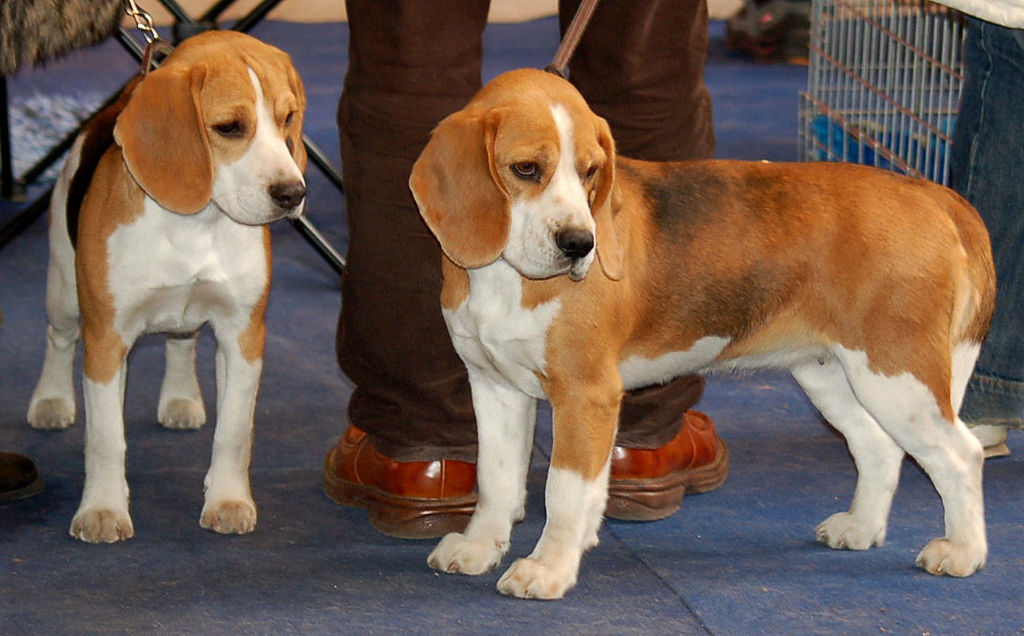
#> input picture object_detection/test_images/image1.jpg, 1024 x 636 px, given in place of IntersectionCarVideoIII.ASF, which was not available
$ python background_sub.py
#> lines starting #> are read from the running program, lines starting #| are printed output that depends on the picture; pictures that were not available may be replaced by others from this repository, and a replacement may not be noted
import numpy as np
import cv2


class BackGroundSubtractor:
	# When constructing background subtractor, we
	# take in two arguments:
	# 1) alpha: The background learning factor, its value should
	# be between 0 and 1. The higher the value, the more quickly
	# your program learns the changes in the background. Therefore,
	# for a static background use a lower value, like 0.001. But if
	# your background has moving trees and stuff, use a higher value,
	# maybe start with 0.01.
	# 2) firstFrame: This is the first frame from the video/webcam.
	def __init__(self,alpha,firstFrame):
		self.alpha  = alpha
		self.backGroundModel = firstFrame

	def getForeground(self,frame):
		# apply the background averaging formula:
		# NEW_BACKGROUND = CURRENT_FRAME * ALPHA + OLD_BACKGROUND * (1 - APLHA)
		self.backGroundModel =  frame * self.alpha + self.backGroundModel * (1 - self.alpha)

		# after the previous operation, the dtype of
		# self.backGroundModel will be changed to a float type
		# therefore we do not pass it to cv2.absdiff directly,
		# instead we acquire a copy of it in the uint8 dtype
		# and pass that to absdiff.

		return cv2.absdiff(self.backGroundModel.astype(np.uint8),frame)
video_path = "data/IntersectionCarVideoIII.ASF"
cam = cv2.VideoCapture(video_path)

# Just a simple function to perform
# some filtering before any further processing.
def denoise(frame):
    frame = cv2.medianBlur(frame,5)
    frame = cv2.GaussianBlur(frame,(5,5),0)

    return frame

ret,frame = cam.read()
#> frame is the input picture: shape (636, 1024, 3); mean B, G, R 81.9, 93.2, 112
if ret is True:
	backSubtractor = BackGroundSubtractor(0.35,frame)
	run = True
else:
	run = False

while(run):
	# Read a frame from the camera
	ret,frame = cam.read()

	# If the frame was properly read.
	if ret is True:
		# Show the filtered image
		cv2.imshow('input',denoise(frame))

		# get the foreground
		foreGround = backSubtractor.getForeground(denoise(frame))
#> in getForeground, `return cv2.absdiff(self.backGroundModel.astype(np.uint8),frame)`:
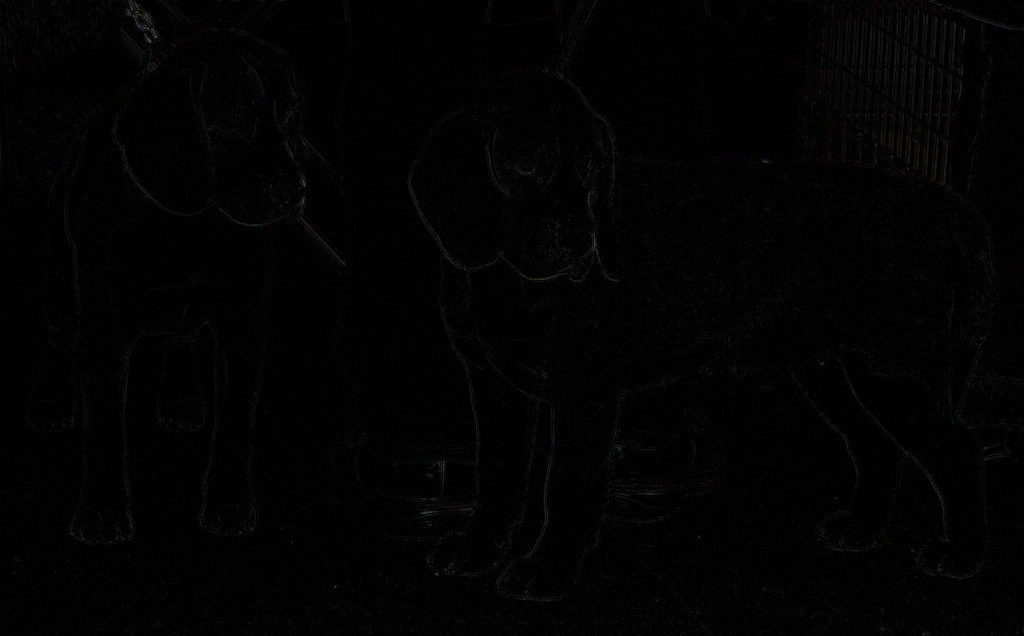
#> returned value: shape (636, 1024, 3); mean of channels 0, 1, 2 2.4, 2.3, 2.5; drawn as B, G, R

		# Apply thresholding on the background and display the resulting mask
		ret, mask = cv2.threshold(foreGround, 15, 255, cv2.THRESH_BINARY)
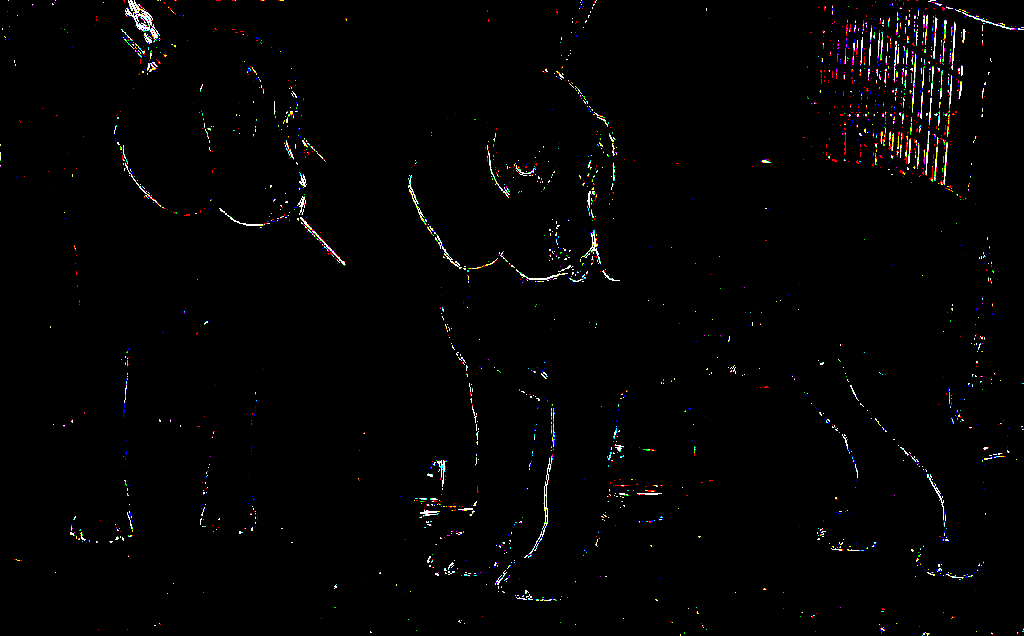
#> mask: shape (636, 1024, 3); mean B, G, R 3.1, 3.1, 3.5

		# Note: The mask is displayed as a RGB image, you can
		# display a grayscale image by converting 'foreGround' to
		# a grayscale before applying the threshold.
		cv2.imshow('mask',mask)

		key = cv2.waitKey(10) & 0xFF
#> (key Esc is pressed here)
	else:
		break

	if key == 27:
		break

cam.release()
cv2.destroyAllWindows()

$ run again, on object_detection/test_images/image2.jpg
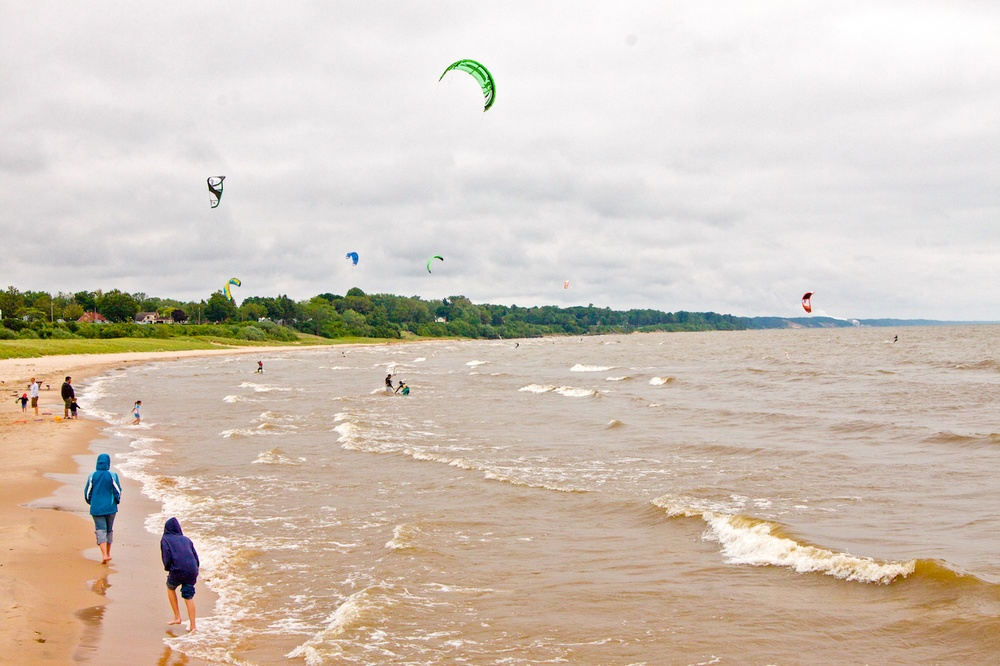
#> input picture object_detection/test_images/image2.jpg, 1000 x 666 px, shrunk from 1352 x 900 before the run, given in place of IntersectionCarVideoIII.ASF, which was not available
#> frame is the input picture: shape (666, 1000, 3); mean B, G, R 185.8, 197.8, 210.1
#> in getForeground, `return cv2.absdiff(self.backGroundModel.astype(np.uint8),frame)`:
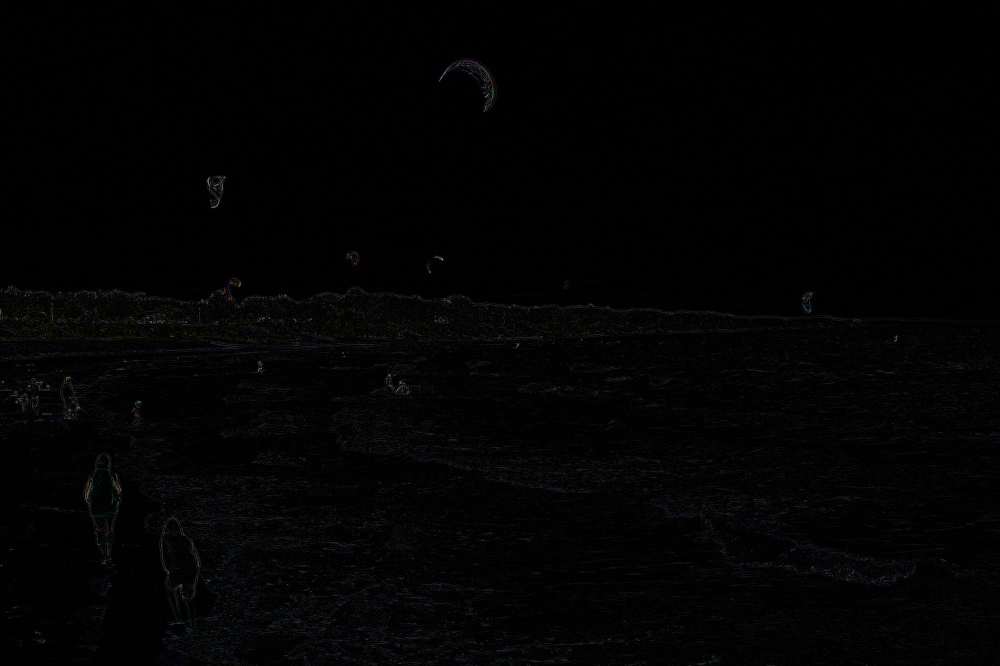
#> returned value: shape (666, 1000, 3); mean of channels 0, 1, 2 2.9, 2.7, 2.6; drawn as B, G, R
#> `ret, mask = cv2.threshold(foreGround, 15, 255, cv2.THRESH_BINARY)`:
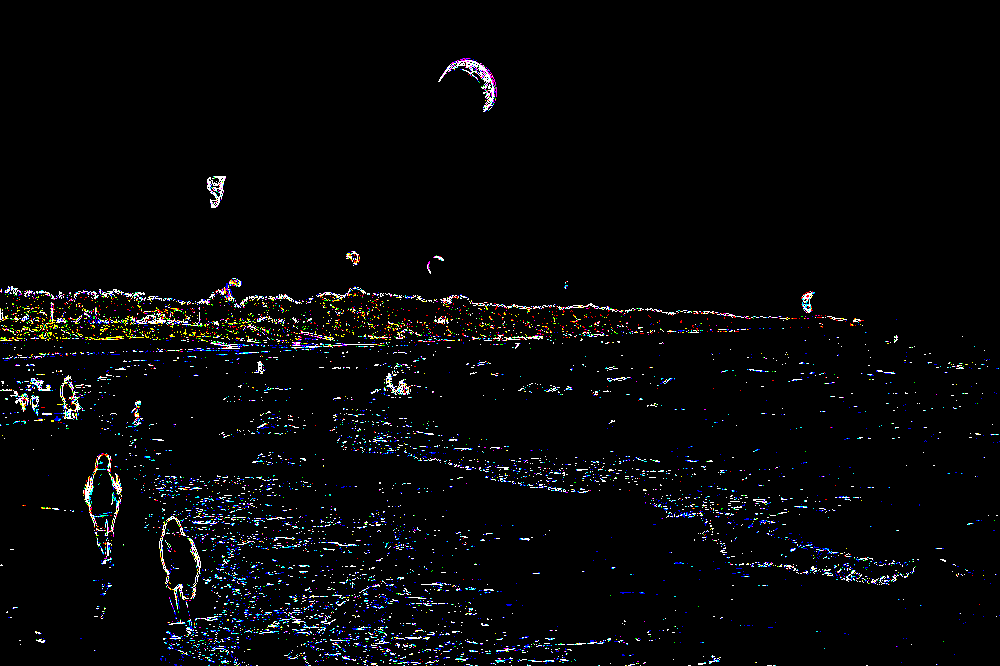
#> mask: shape (666, 1000, 3); mean B, G, R 7.9, 6.9, 6.5
